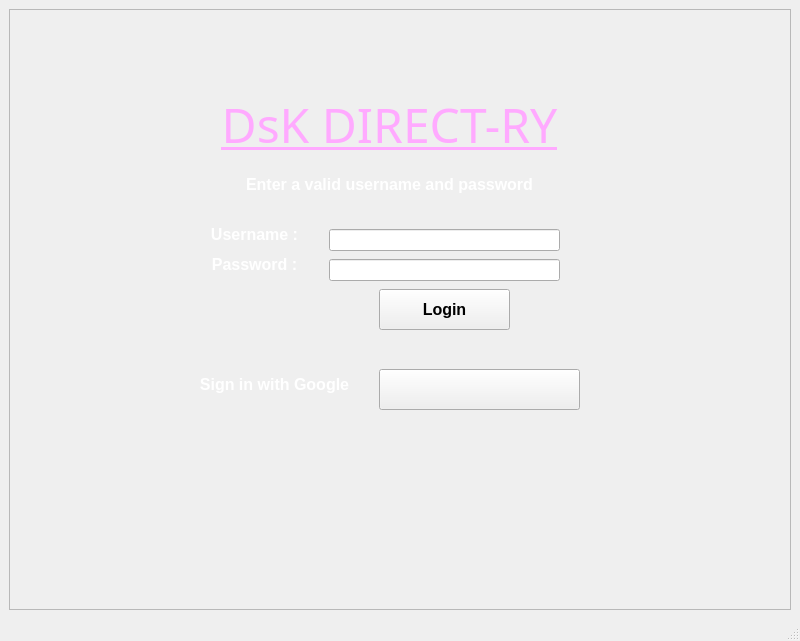
<?xml version="1.0" encoding="UTF-8"?>
<ui version="4.0">
 <class>MainWindow</class>
 <widget class="QMainWindow" name="MainWindow">
  <property name="geometry">
   <rect>
    <x>0</x>
    <y>0</y>
    <width>800</width>
    <height>641</height>
   </rect>
  </property>
  <property name="windowTitle">
   <string>MainWindow</string>
  </property>
  <widget class="QWidget" name="centralwidget">
   <layout class="QGridLayout" name="gridLayout">
    <item row="0" column="1">
     <widget class="QFrame" name="frame">
      <property name="frameShape">
       <enum>QFrame::StyledPanel</enum>
      </property>
      <property name="frameShadow">
       <enum>QFrame::Raised</enum>
      </property>
      <widget class="QLabel" name="usernamelabel">
       <property name="geometry">
        <rect>
         <x>180</x>
         <y>210</y>
         <width>131</width>
         <height>31</height>
        </rect>
       </property>
       <property name="font">
        <font>
         <pointsize>12</pointsize>
         <weight>75</weight>
         <bold>true</bold>
        </font>
       </property>
       <property name="styleSheet">
        <string notr="true">background-color: rgba(0,0,0,0%)</string>
       </property>
       <property name="text">
        <string>&lt;html&gt;&lt;head/&gt;&lt;body&gt;&lt;p&gt;&lt;span style=&quot; color:#ffffff;&quot;&gt;Username :&lt;/span&gt;&lt;/p&gt;&lt;/body&gt;&lt;/html&gt;</string>
       </property>
       <property name="scaledContents">
        <bool>false</bool>
       </property>
       <property name="alignment">
        <set>Qt::AlignCenter</set>
       </property>
      </widget>
      <widget class="QLabel" name="passwordlabel">
       <property name="geometry">
        <rect>
         <x>180</x>
         <y>240</y>
         <width>131</width>
         <height>31</height>
        </rect>
       </property>
       <property name="font">
        <font>
         <pointsize>12</pointsize>
         <weight>75</weight>
         <bold>true</bold>
        </font>
       </property>
       <property name="text">
        <string>&lt;html&gt;&lt;head/&gt;&lt;body&gt;&lt;p&gt;&lt;span style=&quot; color:#ffffff;&quot;&gt;Password :&lt;/span&gt;&lt;/p&gt;&lt;/body&gt;&lt;/html&gt;</string>
       </property>
       <property name="alignment">
        <set>Qt::AlignCenter</set>
       </property>
      </widget>
      <widget class="QLineEdit" name="username_lineedit">
       <property name="geometry">
        <rect>
         <x>320</x>
         <y>220</y>
         <width>231</width>
         <height>22</height>
        </rect>
       </property>
       <property name="whatsThis">
        <string>Type in your username here</string>
       </property>
      </widget>
      <widget class="QLineEdit" name="password_lineedit">
       <property name="geometry">
        <rect>
         <x>320</x>
         <y>250</y>
         <width>231</width>
         <height>22</height>
        </rect>
       </property>
       <property name="whatsThis">
        <string>Type in your password here</string>
       </property>
       <property name="echoMode">
        <enum>QLineEdit::Password</enum>
       </property>
      </widget>
      <widget class="QLabel" name="googlesignin">
       <property name="geometry">
        <rect>
         <x>160</x>
         <y>360</y>
         <width>211</width>
         <height>31</height>
        </rect>
       </property>
       <property name="font">
        <font>
         <pointsize>12</pointsize>
         <weight>75</weight>
         <bold>true</bold>
        </font>
       </property>
       <property name="text">
        <string>&lt;html&gt;&lt;head/&gt;&lt;body&gt;&lt;p&gt;&lt;span style=&quot; color:#ffffff;&quot;&gt;Sign in with Google&lt;/span&gt;&lt;/p&gt;&lt;/body&gt;&lt;/html&gt;</string>
       </property>
       <property name="scaledContents">
        <bool>false</bool>
       </property>
       <property name="alignment">
        <set>Qt::AlignCenter</set>
       </property>
      </widget>
      <widget class="QPushButton" name="googleloginbutton">
       <property name="geometry">
        <rect>
         <x>370</x>
         <y>360</y>
         <width>201</width>
         <height>41</height>
        </rect>
       </property>
       <property name="text">
        <string/>
       </property>
      </widget>
      <widget class="QPushButton" name="loginbutton">
       <property name="enabled">
        <bool>true</bool>
       </property>
       <property name="geometry">
        <rect>
         <x>370</x>
         <y>280</y>
         <width>131</width>
         <height>41</height>
        </rect>
       </property>
       <property name="font">
        <font>
         <pointsize>12</pointsize>
         <weight>75</weight>
         <bold>true</bold>
        </font>
       </property>
       <property name="autoFillBackground">
        <bool>true</bool>
       </property>
       <property name="text">
        <string>Login</string>
       </property>
      </widget>
      <widget class="QLabel" name="signin_note">
       <property name="enabled">
        <bool>true</bool>
       </property>
       <property name="geometry">
        <rect>
         <x>170</x>
         <y>160</y>
         <width>421</width>
         <height>31</height>
        </rect>
       </property>
       <property name="font">
        <font>
         <pointsize>12</pointsize>
         <weight>75</weight>
         <bold>true</bold>
        </font>
       </property>
       <property name="text">
        <string>&lt;html&gt;&lt;head/&gt;&lt;body&gt;&lt;p&gt;&lt;span style=&quot; color:#ffffff;&quot;&gt;Enter a valid username and password&lt;/span&gt;&lt;/p&gt;&lt;/body&gt;&lt;/html&gt;</string>
       </property>
       <property name="scaledContents">
        <bool>false</bool>
       </property>
       <property name="alignment">
        <set>Qt::AlignCenter</set>
       </property>
      </widget>
      <widget class="QLabel" name="signin_note_2">
       <property name="geometry">
        <rect>
         <x>170</x>
         <y>70</y>
         <width>421</width>
         <height>91</height>
        </rect>
       </property>
       <property name="font">
        <font>
         <family>Franklin Gothic Heavy</family>
         <pointsize>36</pointsize>
         <weight>50</weight>
         <bold>false</bold>
         <underline>true</underline>
        </font>
       </property>
       <property name="text">
        <string>&lt;html&gt;&lt;head/&gt;&lt;body&gt;&lt;p&gt;&lt;span style=&quot; color:#ffaaff;&quot;&gt;DsK DIRECT-RY&lt;/span&gt;&lt;/p&gt;&lt;/body&gt;&lt;/html&gt;</string>
       </property>
       <property name="scaledContents">
        <bool>false</bool>
       </property>
       <property name="alignment">
        <set>Qt::AlignCenter</set>
       </property>
      </widget>
     </widget>
    </item>
   </layout>
  </widget>
  <widget class="QStatusBar" name="statusbar"/>
 </widget>
 <resources/>
 <connections/>
</ui>
